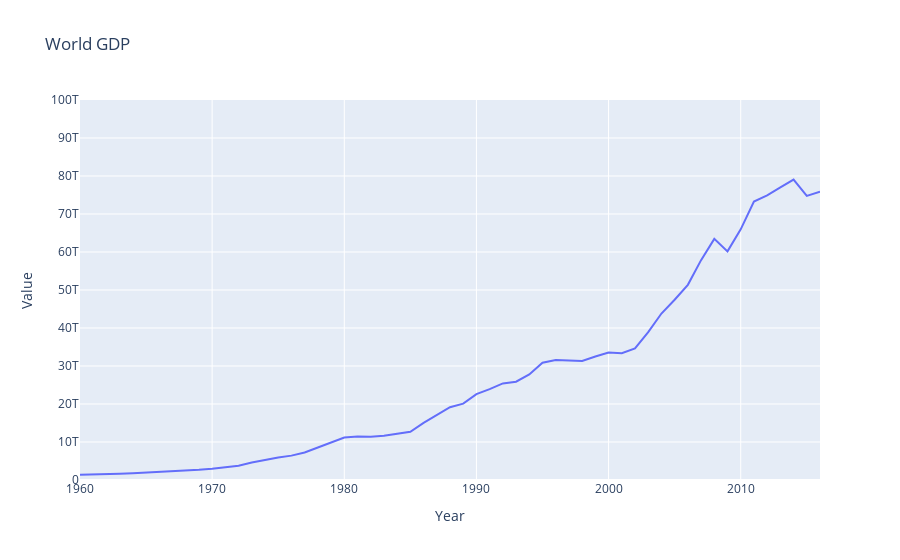

Notebook code for this chart:
### Code cell
ex.line(df[df["Country Name"] == "World"], x = "Year", y = "Value", title = "World GDP", range_y = [0,100000000000000])
